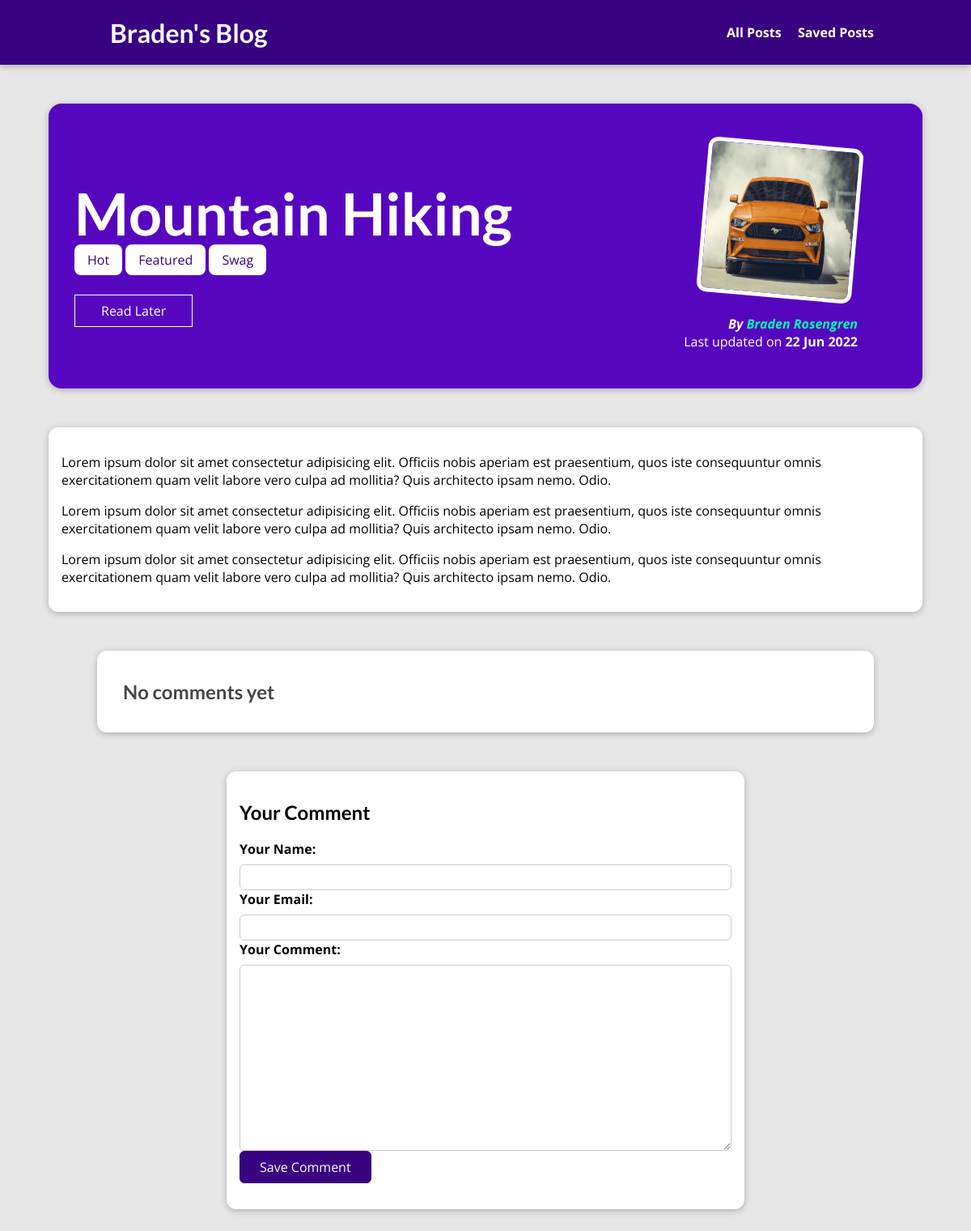
The app's page /posts/mountain-hiking with its own data.
### blog/models.py (models this page shows, shortened)
class Post(models.Model):
    title               = models.CharField(max_length=128, null=False)
    excerpt             = models.CharField(max_length=256, null=False)
    image               = models.ImageField(upload_to="posts", null=True)
    date_created        = models.DateTimeField(auto_now_add=True)
    date_last_modified  = models.DateTimeField(auto_now=True)
    slug                = models.SlugField(unique=True, db_index=True)
    content             = models.TextField(validators=[MinLengthValidator(16)])
    author              = models.ForeignKey(Author, on_delete=models.SET_NULL, null=True, related_name="posts")
    tags                = models.ManyToManyField(Tag, related_name="posts")

class Tag(models.Model):
    tag = models.CharField(max_length=32)

class Author(models.Model):
    first_name      = models.CharField(max_length=64)
    last_name       = models.CharField(max_length=128)
    email_address   = models.EmailField(max_length=128)
    def full_name(self):
        return f"{self.first_name} {self.last_name}"
    def __str__(self):
        return self.full_name()

### blog/views.py (the view)
# urls.py: path("posts/<slug:slug>", views.SinglePostView.as_view(), name="post-detail-page"),
class SinglePostView(View):
    template_name = "blog/post-detail.html"
    model = Post
    def is_post_stored(self, request, post_id):
        stored_posts = request.session.get("stored_posts")
        if stored_posts is not None:
            is_saved_for_later = post_id in stored_posts
        else:
            is_saved_for_later = False
        return is_saved_for_later
    def get(self, request, slug):
        post = Post.objects.get(slug=slug)
        context = {
            "post": post,
            "post_tags":post.tags.all(),
            "comment_form":CommentForm(),
            "comments":post.comments.all().order_by("-id"), # type: ignore
            "saved_for_later": self.is_post_stored(request, post.id) # type: ignore
        }
        return render(request, "blog/post-detail.html", context)
    def post(self, request, slug):
        comment_form  = CommentForm(request.POST)
        post = Post.objects.get(slug=slug)
        if comment_form.is_valid():
            comment = comment_form.save(commit=False)
            comment.post = post
            comment.save()
            return HttpResponseRedirect(reverse("post-detail-page", args=[slug]))
        context = {
            "post": post,
            "post_tags":post.tags.all(),
            "comment_form": comment_form,
            "comments":post.comments.all().order_by("-id"), # type: ignore
            "saved_for_later": self.is_post_stored(request, post.id)  # type: ignore
        }
        return render(request, "blog/post-detail.html", context)

### blog/forms.py
class CommentForm(forms.ModelForm):
	class Meta:
		model = Comment
		exclude = ["post"]
		labels = {
			"user_name": "Your Name",
			"user_email": "Your Email",
			"text": "Your Comment",
		}

### blog/templates/blog/post-detail.html (shortened to what this page needs)
{% extends "base.html" %}
{% load static %}
{% block css_files %}
    <link rel="stylesheet" href="{% static "blog/post-detail.css" %}" />
{% endblock %}
{% block content %}
    <section id="summary">
        <h2>{{post.title}}</h2>
        <div>
            {% for tag in post.tags.all %}
                <span class=tag>{{ tag.tag }}</span>
            {% endfor %}
        </div>
        <div id="read-later">
            <form action="{% url "read-later" %}" method="POST">
                <button>
                    {% if saved_for_later %}
                        Remove from Read Later
                    {% else %}
                        Read Later
                    {% endif %}
                </button>
            </form>
        </div>
        <article>
            <img src="{{ post.image.url }}" alt={{post.title}} />
            <address>By <a href="mailto:{{post.author.email_address}}">{{ post.author|title }}</a></address>
            <div>
                Last updated on <time>{{ post.date_last_modified|date:"d M Y" }}</time>
            </div>
        </article>
    </section>
    <main>
        {{ post.content|linebreaks }}
    </main>
    <section id="comments">
        {% if comments %}
        <ul>
            {% for comment in comments %}
            <li>
                <h2>{{ comment.user_name }}</h2>
                <p>{{ comment.text | linebreaks }}</p>
            </li>
            {% endfor %}
        </ul>
        {% else %}
        <h2>No comments yet</h2>
        {% endif %}
    </section>
    <section id="comment-form">
        <h2>Your Comment</h2>
        <form action="{% url "post-detail-page" post.slug %}" method="POST">
            {% for form_field in comment_form %}
                <div class="form-control">
                    {{ form_field.label_tag }}
                    {{ form_field }}
            {% endfor %}
            <button>Save Comment</button>
        </form>
    </section>
{% endblock %}

### static/app.css (style rules this page uses)
* { box-sizing: border-box; }
html { font-family: 'Open Sans', 'Lato', sans-serif; }
body { margin: 0; }
h1, h2, h3 { font-family: 'Lato', sans-serif; font-weight: bold; }

### blog/static/blog/post-detail.css (style rules this page uses)
body { background-color: #e7e7e7; }
#summary { margin: 8rem auto 3rem auto; padding: 2rem; width: 90%; max-width: 90rem; border-radius: 16px; background-color: #5706c0; position: relative; box-shadow: 0 2px 8px rgba(0, 0, 0, 0.25); height: 22rem; }
#summary h2 { color: white; font-size: 4.5rem; margin-bottom: 0.25rem; }
#summary article { position: absolute; top: 2rem; right: 3rem; padding: 1rem 2rem; border-radius: 12px; text-align: right; color: white; }
#summary article img { width: 12rem; height: 12rem; border-radius: 12px; transform: rotateZ(5deg); border: 5px solid white; margin-bottom: 1rem; }
#summary address { font-weight: bold; }
#summary a { color:rgb(0, 255, 170); text-decoration: none;; }
#summary time { font-weight: bold; }
main { width: 90%; max-width: 90rem; margin: 3rem auto; background-color: white; padding: 1rem; border-radius: 12px; box-shadow: 0 2px 8px rgba(0, 0, 0, 0.25); }
.tag { background-color: white; color: #390281; padding: 0.5rem 1rem; border-radius: 8px; }
#comment-form { margin: 3rem auto; width: 90%; max-width: 40rem; border-radius: 12px; background-color: white; box-shadow: 0 2px 8px rgba(0, 0, 0, 0.25); padding: 1rem; }
#comment-form button { font: inherit; background-color: #390281; color: white; border: 1px solid #390281; padding: 0.5rem 1.5rem; border-radius: 6px; cursor: pointer; }
.form-control { margin-bottom: 1rem; }
.form-control label { font-weight: bold; margin-bottom: 0.5rem; display: block; }
.form-control input, .form-control textarea { display: block; width: 100%; font: inherit; padding: 0.25rem; border-radius: 6px; border: 1px solid #ccc; }
#comments { margin: 3rem auto; width: 90%; max-width: 60rem; border-radius: 12px; background-color: white; box-shadow: 0 2px 8px rgba(0, 0, 0, 0.25); padding: 1rem 2rem; }
#comments h2 { color: #464646; }
#read-later { margin: 2rem 0; }
#read-later button { background-color: transparent; border: 1px solid white; padding: .5rem 2rem; font: inherit; color: white; cursor: pointer; }

### records on screen
Post: title "Mountain Hiking", image (picture), author "Braden Rosengren", date_last_modified "22 Jun 2022", content "Lorem ipsum dolor sit amet consectetur adipisicing elit. Officiis nobis aperiam est praesentium, quos iste consequuntur omnis exercitationem quam velit labore vero culpa ad mollitia? Quis architecto ipsam nemo. Odio. Lorem ipsum dolor sit amet consectetur adipisicing elit. Officiis nobis aperiam est praesentium, quos iste consequuntur omnis exercitationem quam velit labore vero culpa ad mollitia? Quis architecto ipsam nemo. Odio. Lorem ipsum dolor sit amet consectetur adipisicing elit. Officiis nobis aperiam est praesentium, quos iste consequuntur omnis exercitationem quam velit labore vero culpa ad mollitia? Quis architecto ipsam nemo. Odio."
Tag: tag "Hot"
Tag: tag "Featured"
Tag: tag "Swag"
